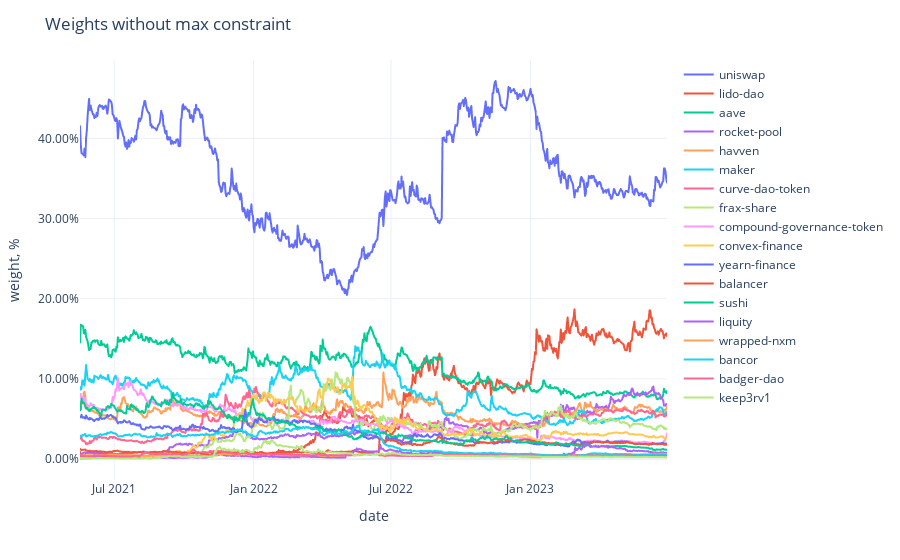

Notebook code cell kept with this figure:
### Code cell
fig = px.line(weights,
              labels={'value': 'weight, %', 'variable': ''})
fig.update_traces(
    hovertemplate="%{y}"
)
fig.update_yaxes(
    tickformat=".2%",
)
fig.update_xaxes(
    showspikes=True,
    spikethickness=2,
    spikedash="dot",
    spikecolor="#999999",
    spikemode="across",
)
fig.update_layout(
    ## showlegend=False,
    hovermode="x",
    hoverdistance=100,  ## Distance to show hover label of data point
    spikedistance=1000,  ## Distance to show spike
    template='plotly_white',
    title='Weights without max constraint'
)

### Figure 1 — Plotly figure (JSON) as saved in the notebook; plotly's stock layout.template omitted (floating-point values rounded to 4 significant figures; data arrays with more than 128 entries replaced by an {"elided": "..."} marker saying what was removed)
{"data": [{"hovertemplate": "%{y}", "legendgroup": "uniswap", "line": {"color": "#636efa", "dash": "solid"}, "marker": {"symbol": "circle"}, "mode": "lines", "name": "uniswap", "showlegend": true, "type": "scattergl", "x": {"elided": "775 str values"}, "xaxis": "x", "y": {"elided": "775 float values"}, "yaxis": "y"}, {"hovertemplate": "%{y}", "legendgroup": "lido-dao", "line": {"color": "#EF553B", "dash": "solid"}, "marker": {"symbol": "circle"}, "mode": "lines", "name": "lido-dao", "showlegend": true, "type": "scattergl", "x": {"elided": "775 str values"}, "xaxis": "x", "y": {"elided": "775 float values"}, "yaxis": "y"}, {"hovertemplate": "%{y}", "legendgroup": "aave", "line": {"color": "#00cc96", "dash": "solid"}, "marker": {"symbol": "circle"}, "mode": "lines", "name": "aave", "showlegend": true, "type": "scattergl", "x": {"elided": "775 str values"}, "xaxis": "x", "y": {"elided": "775 float values"}, "yaxis": "y"}, {"hovertemplate": "%{y}", "legendgroup": "rocket-pool", "line": {"color": "#ab63fa", "dash": "solid"}, "marker": {"symbol": "circle"}, "mode": "lines", "name": "rocket-pool", "showlegend": true, "type": "scattergl", "x": {"elided": "775 str values"}, "xaxis": "x", "y": {"elided": "775 float values"}, "yaxis": "y"}, {"hovertemplate": "%{y}", "legendgroup": "havven", "line": {"color": "#FFA15A", "dash": "solid"}, "marker": {"symbol": "circle"}, "mode": "lines", "name": "havven", "showlegend": true, "type": "scattergl", "x": {"elided": "775 str values"}, "xaxis": "x", "y": {"elided": "775 float values"}, "yaxis": "y"}, {"hovertemplate": "%{y}", "legendgroup": "maker", "line": {"color": "#19d3f3", "dash": "solid"}, "marker": {"symbol": "circle"}, "mode": "lines", "name": "maker", "showlegend": true, "type": "scattergl", "x": {"elided": "775 str values"}, "xaxis": "x", "y": {"elided": "775 float values"}, "yaxis": "y"}, {"hovertemplate": "%{y}", "legendgroup": "curve-dao-token", "line": {"color": "#FF6692", "dash": "solid"}, "marker": {"symbol": "circle"}, "mode": "lines", "name": "curve-dao-token", "showlegend": true, "type": "scattergl", "x": {"elided": "775 str values"}, "xaxis": "x", "y": {"elided": "775 float values"}, "yaxis": "y"}, {"hovertemplate": "%{y}", "legendgroup": "frax-share", "line": {"color": "#B6E880", "dash": "solid"}, "marker": {"symbol": "circle"}, "mode": "lines", "name": "frax-share", "showlegend": true, "type": "scattergl", "x": {"elided": "775 str values"}, "xaxis": "x", "y": {"elided": "775 float values"}, "yaxis": "y"}, {"hovertemplate": "%{y}", "legendgroup": "compound-governance-token", "line": {"color": "#FF97FF", "dash": "solid"}, "marker": {"symbol": "circle"}, "mode": "lines", "name": "compound-governance-token", "showlegend": true, "type": "scattergl", "x": {"elided": "775 str values"}, "xaxis": "x", "y": {"elided": "775 float values"}, "yaxis": "y"}, {"hovertemplate": "%{y}", "legendgroup": "convex-finance", "line": {"color": "#FECB52", "dash": "solid"}, "marker": {"symbol": "circle"}, "mode": "lines", "name": "convex-finance", "showlegend": true, "type": "scattergl", "x": {"elided": "775 str values"}, "xaxis": "x", "y": {"elided": "775 float values"}, "yaxis": "y"}, {"hovertemplate": "%{y}", "legendgroup": "yearn-finance", "line": {"color": "#636efa", "dash": "solid"}, "marker": {"symbol": "circle"}, "mode": "lines", "name": "yearn-finance", "showlegend": true, "type": "scattergl", "x": {"elided": "775 str values"}, "xaxis": "x", "y": {"elided": "775 float values"}, "yaxis": "y"}, {"hovertemplate": "%{y}", "legendgroup": "balancer", "line": {"color": "#EF553B", "dash": "solid"}, "marker": {"symbol": "circle"}, "mode": "lines", "name": "balancer", "showlegend": true, "type": "scattergl", "x": {"elided": "775 str values"}, "xaxis": "x", "y": {"elided": "775 float values"}, "yaxis": "y"}, {"hovertemplate": "%{y}", "legendgroup": "sushi", "line": {"color": "#00cc96", "dash": "solid"}, "marker": {"symbol": "circle"}, "mode": "lines", "name": "sushi", "showlegend": true, "type": "scattergl", "x": {"elided": "775 str values"}, "xaxis": "x", "y": {"elided": "775 float values"}, "yaxis": "y"}, {"hovertemplate": "%{y}", "legendgroup": "liquity", "line": {"color": "#ab63fa", "dash": "solid"}, "marker": {"symbol": "circle"}, "mode": "lines", "name": "liquity", "showlegend": true, "type": "scattergl", "x": {"elided": "775 str values"}, "xaxis": "x", "y": {"elided": "775 float values"}, "yaxis": "y"}, {"hovertemplate": "%{y}", "legendgroup": "wrapped-nxm", "line": {"color": "#FFA15A", "dash": "solid"}, "marker": {"symbol": "circle"}, "mode": "lines", "name": "wrapped-nxm", "showlegend": true, "type": "scattergl", "x": {"elided": "775 str values"}, "xaxis": "x", "y": {"elided": "775 float values"}, "yaxis": "y"}, {"hovertemplate": "%{y}", "legendgroup": "bancor", "line": {"color": "#19d3f3", "dash": "solid"}, "marker": {"symbol": "circle"}, "mode": "lines", "name": "bancor", "showlegend": true, "type": "scattergl", "x": {"elided": "775 str values"}, "xaxis": "x", "y": {"elided": "775 float values"}, "yaxis": "y"}, {"hovertemplate": "%{y}", "legendgroup": "badger-dao", "line": {"color": "#FF6692", "dash": "solid"}, "marker": {"symbol": "circle"}, "mode": "lines", "name": "badger-dao", "showlegend": true, "type": "scattergl", "x": {"elided": "775 str values"}, "xaxis": "x", "y": {"elided": "775 float values"}, "yaxis": "y"}, {"hovertemplate": "%{y}", "legendgroup": "keep3rv1", "line": {"color": "#B6E880", "dash": "solid"}, "marker": {"symbol": "circle"}, "mode": "lines", "name": "keep3rv1", "showlegend": true, "type": "scattergl", "x": {"elided": "775 str values"}, "xaxis": "x", "y": {"elided": "775 float values"}, "yaxis": "y"}], "layout": {"hoverdistance": 100, "hovermode": "x", "legend": {"title": {"text": ""}, "tracegroupgap": 0}, "margin": {"t": 60}, "spikedistance": 1000, "title": {"text": "Weights without max constraint"}, "xaxis": {"anchor": "y", "domain": [0, 1], "showspikes": true, "spikecolor": "#999999", "spikedash": "dot", "spikemode": "across", "spikethickness": 2, "title": {"text": "date"}}, "yaxis": {"anchor": "x", "domain": [0, 1], "tickformat": ".2%", "title": {"text": "weight, %"}}}}
